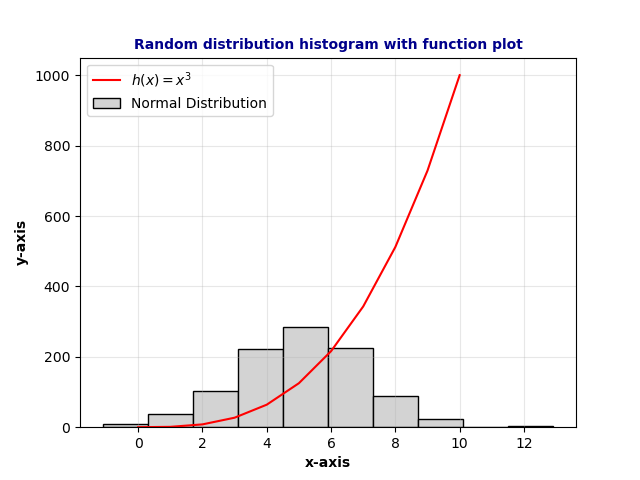

Here is the Python script that generated this plot:
# plottask.py
# This programs displays a histogram of 1000 values with a mean of 5 and standard deviation of 2
# and a plot of the function h(x)=x^3 in the range 0 to 10 on the one set of axes.
# Author: Louise Ryan


import matplotlib.pyplot as plt      #matplotlib-->library for creating plots in python.pyplot-->module within matplotlib
import numpy as np                   #numpy library used to store and manipulate numerical data

xpoints = np.array(range(0,11))      #numpy array created with integers 0-10. 11 to ensure 10 is included in the plot      
ypoints = xpoints*xpoints*xpoints    #the cubed value of the xpoints array.
plt.plot(xpoints, ypoints, label = '$h(x)=x^3$', color='red')

np.random.seed(1)      #to ensure that the same sequence of numbers are generated each time.

mean = 5
std_dev = 2
data = np.random.normal(mean, std_dev, size = 1000)
plt.hist(data, label = 'Normal Distribution', color='lightgrey', edgecolor='black')

plt.legend()
plt.title('Random distribution histogram with function plot', fontsize=10, fontweight='bold', color='darkblue')
plt.xlabel('x-axis', fontweight='bold')
plt.ylabel('y-axis', fontweight='bold')
plt.grid(alpha=0.3)
plt.savefig('plottask')



# References:
# https://s3-us-west-2.amazonaws.com/python-notes/a-whirlwind-tour-of-python-2.pdf
# https://www.w3schools.com/python/matplotlib_intro.asp
# https://python-charts.com/distribution/histogram-matplotlib/
# https://python-charts.com/matplotlib/
# https://www.tutorialspoint.com/numpy/numpy_matplotlib.htm